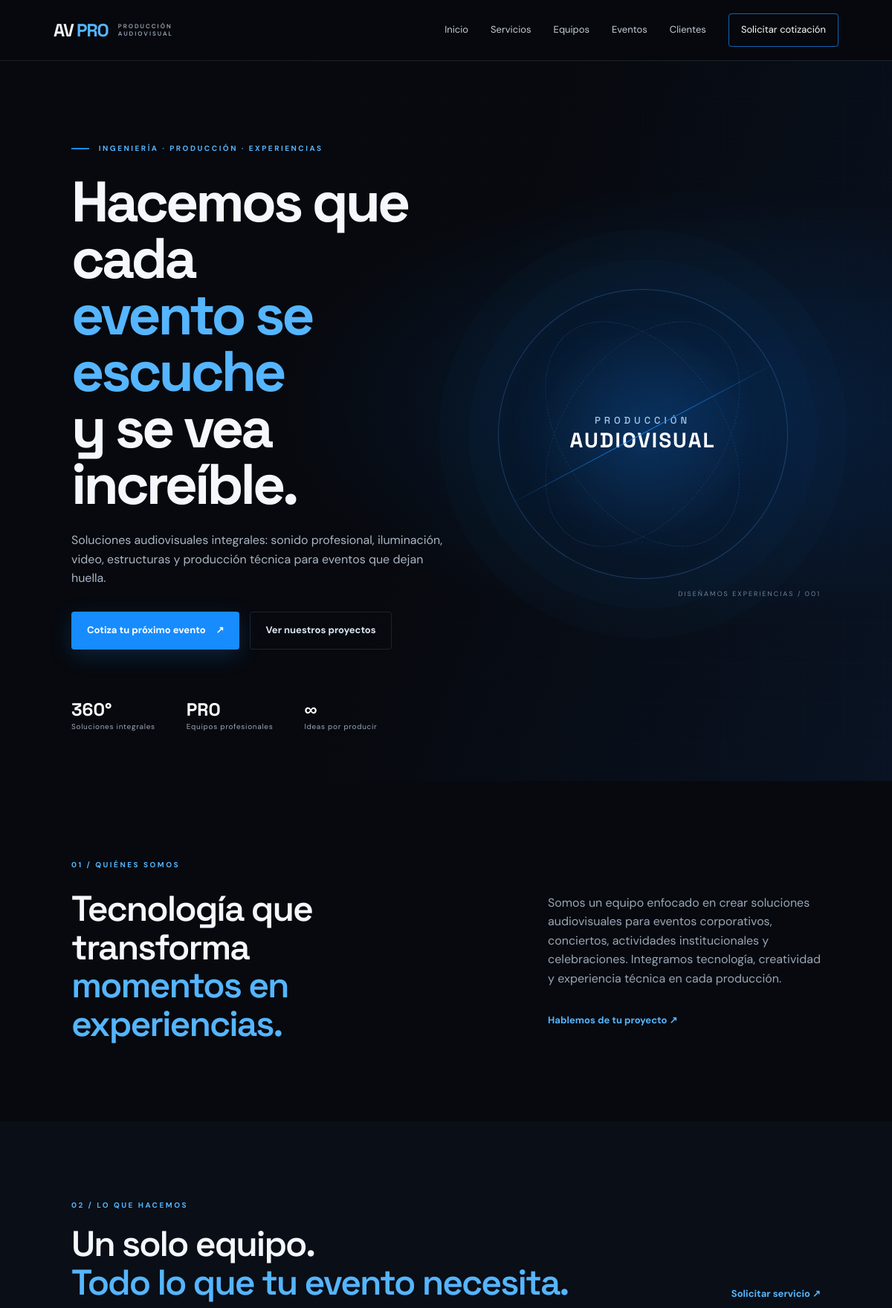
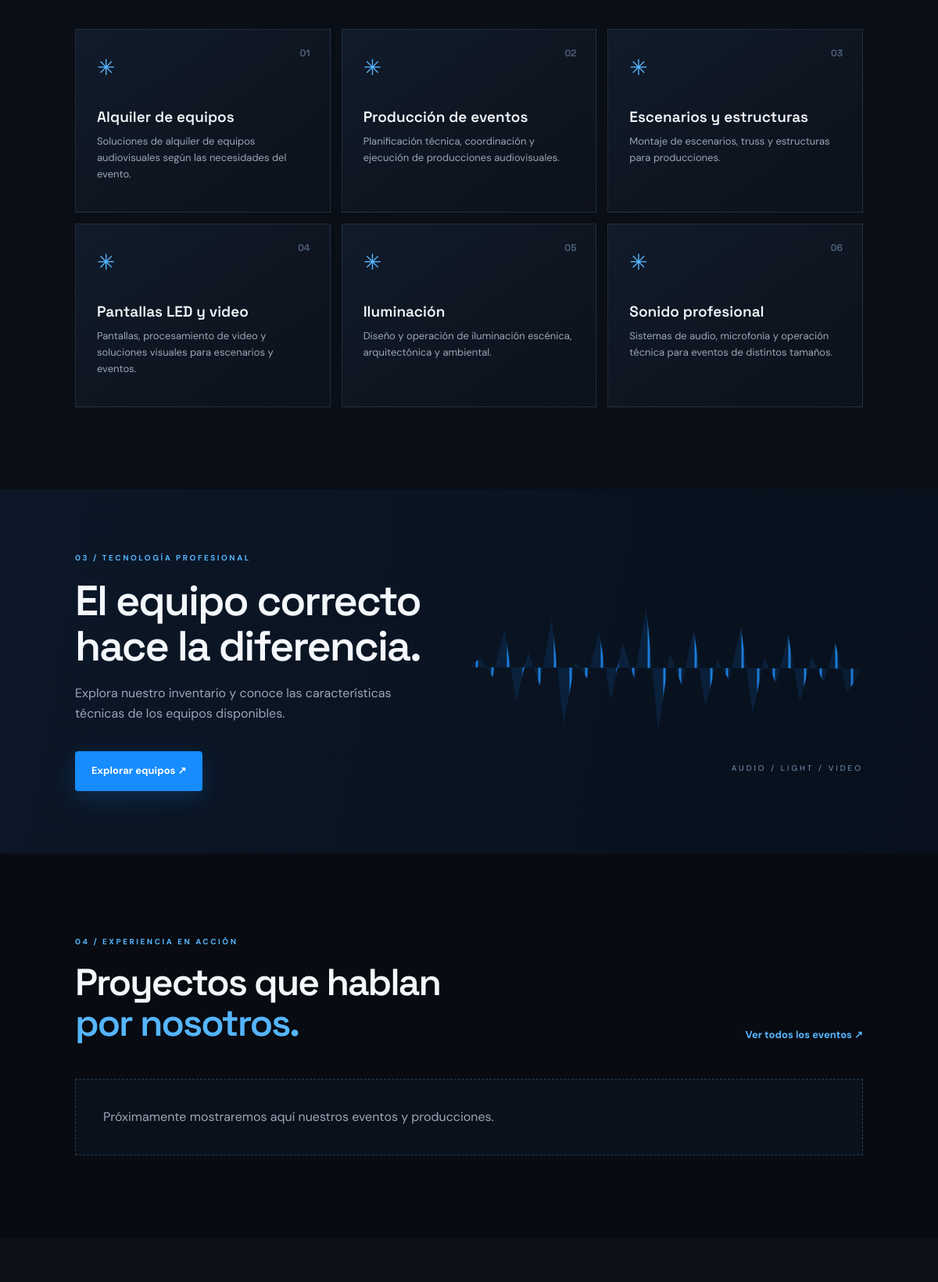
The page / (upper part) on the database its author committed (2 pictures, top to bottom).
### tables this page shows
CREATE TABLE IF NOT EXISTS services (
  id INT AUTO_INCREMENT PRIMARY KEY,
  title VARCHAR(180) NOT NULL,
  description TEXT,
  icon VARCHAR(60) DEFAULT 'audio-lines',
  created_at TIMESTAMP DEFAULT CURRENT_TIMESTAMP
);

### config.php (called while the page is built, shortened)
<?php
function db(): PDO {
    static $pdo = null;
    if ($pdo === null) {
        $dsn = 'mysql:host=' . DB_HOST . ';dbname=' . DB_NAME . ';charset=utf8mb4';
        $pdo = new PDO($dsn, DB_USER, DB_PASS, [
            PDO::ATTR_ERRMODE => PDO::ERRMODE_EXCEPTION,
            PDO::ATTR_DEFAULT_FETCH_MODE => PDO::FETCH_ASSOC,
        ]);
    }
    return $pdo;
}
function e(?string $value): string {
    return htmlspecialchars($value ?? '', ENT_QUOTES, 'UTF-8');
}

### index.php (the view, shortened to what this page needs)
<?php
require_once __DIR__ . '/config.php';
$services = db()->query('SELECT * FROM services ORDER BY id DESC LIMIT 6')->fetchAll();
$events = db()->query('SELECT * FROM events ORDER BY event_date DESC, id DESC LIMIT 3')->fetchAll();
include __DIR__ . '/includes/header.php';
?>
<main>
<section class="hero"><div class="hero-grid"></div><div class="hero-content"><p class="eyebrow"><span></span> INGENIERÍA · PRODUCCIÓN · EXPERIENCIAS</p><h1>Hacemos que cada<br><em>evento se escuche</em><br>y se vea increíble.</h1><p class="hero-copy">Soluciones audiovisuales integrales: sonido profesional, iluminación, video, estructuras y producción técnica para eventos que dejan huella.</p><div class="hero-actions"><a class="btn btn-primary" href="cotizar.php">Cotiza tu próximo evento <b>↗</b></a><a class="btn btn-ghost" href="eventos.php">Ver nuestros proyectos</a></div><div class="hero-stats"><div><strong>360°</strong><span>Soluciones integrales</span></div><div><strong>PRO</strong><span>Equipos profesionales</span></div><div><strong>∞</strong><span>Ideas por producir</span></div></div></div><div class="hero-visual"><div class="visual-orbit"></div><div class="visual-label">PRODUCCIÓN<br><b>AUDIOVISUAL</b></div><div class="visual-line"></div><div class="visual-caption">DISEÑAMOS EXPERIENCIAS / 001</div></div></section>
<section class="section intro-section"><div class="section-kicker">01 / QUIÉNES SOMOS</div><div class="intro-grid"><h2>Tecnología que transforma<br><span>momentos en experiencias.</span></h2><div><p>Somos un equipo enfocado en crear soluciones audiovisuales para eventos corporativos, conciertos, actividades institucionales y celebraciones. Integramos tecnología, creatividad y experiencia técnica en cada producción.</p><a class="text-link" href="cotizar.php">Hablemos de tu proyecto <b>↗</b></a></div></div></section>
<section class="section services-section" id="servicios"><div class="section-heading"><div><div class="section-kicker">02 / LO QUE HACEMOS</div><h2>Un solo equipo.<br><span>Todo lo que tu evento necesita.</span></h2></div><a class="text-link" href="cotizar.php">Solicitar servicio ↗</a></div><div class="service-grid">
<?php foreach ($services as $i=>$s): ?><article class="service-card"><span class="service-number">0<?=($i+1)?></span><div class="service-symbol">✳</div><h3><?=e($s['title'])?></h3><p><?=e($s['description'])?></p></article><?php endforeach; ?>
</div></section>
<section class="equipment-banner"><div><div class="section-kicker">03 / TECNOLOGÍA PROFESIONAL</div><h2>El equipo correcto<br>hace la diferencia.</h2><p>Explora nuestro inventario y conoce las características técnicas de los equipos disponibles.</p><a class="btn btn-primary" href="equipos.php">Explorar equipos ↗</a></div><div class="banner-art"><div class="sound-wave"></div><div class="banner-tag">AUDIO / LIGHT / VIDEO</div></div></section>
<section class="section projects-section"><div class="section-heading"><div><div class="section-kicker">04 / EXPERIENCIA EN ACCIÓN</div><h2>Proyectos que hablan<br><span>por nosotros.</span></h2></div><a class="text-link" href="eventos.php">Ver todos los eventos ↗</a></div><div class="project-grid"><?php if (!$events): ?><div class="empty-state">Próximamente mostraremos aquí nuestros eventos y producciones.</div><?php endif; ?></div></section>
<section class="client-strip"></section>
</main><?php include __DIR__ . '/includes/footer.php'; ?>

### header.php (shortened to what this page needs)
<!doctype html>
<html lang="es">
<head>
<link rel="stylesheet" href="<?=BASE_URL?>/assets/css/style.css">
</head><body>
<header class="site-header"><a class="brand" href="<?=BASE_URL?>/index.php">AV<span>PRO</span><small>PRODUCCIÓN AUDIOVISUAL</small></a>
<nav class="main-nav"><a href="<?=BASE_URL?>/index.php">Inicio</a><a href="<?=BASE_URL?>/index.php#servicios">Servicios</a><a href="<?=BASE_URL?>/equipos.php">Equipos</a><a href="<?=BASE_URL?>/eventos.php">Eventos</a><a href="<?=BASE_URL?>/clientes.php">Clientes</a><a class="nav-cta" href="<?=BASE_URL?>/cotizar.php">Solicitar cotización</a></nav></header>

### footer.php (shortened to what this page needs)
<script src="<?=BASE_URL?>/assets/js/main.js"></script></body></html>

### rows shown on the page
services: title "Alquiler de equipos", description "Soluciones de alquiler de equipos audiovisuales según las necesidades del evento."
services: title "Producción de eventos", description "Planificación técnica, coordinación y ejecución de producciones audiovisuales."
services: title "Escenarios y estructuras", description "Montaje de escenarios, truss y estructuras para producciones."
services: title "Pantallas LED y video", description "Pantallas, procesamiento de video y soluciones visuales para escenarios y eventos."
services: title "Iluminación", description "Diseño y operación de iluminación escénica, arquitectónica y ambiental."
services: title "Sonido profesional", description "Sistemas de audio, microfonía y operación técnica para eventos de distintos tamaños."
